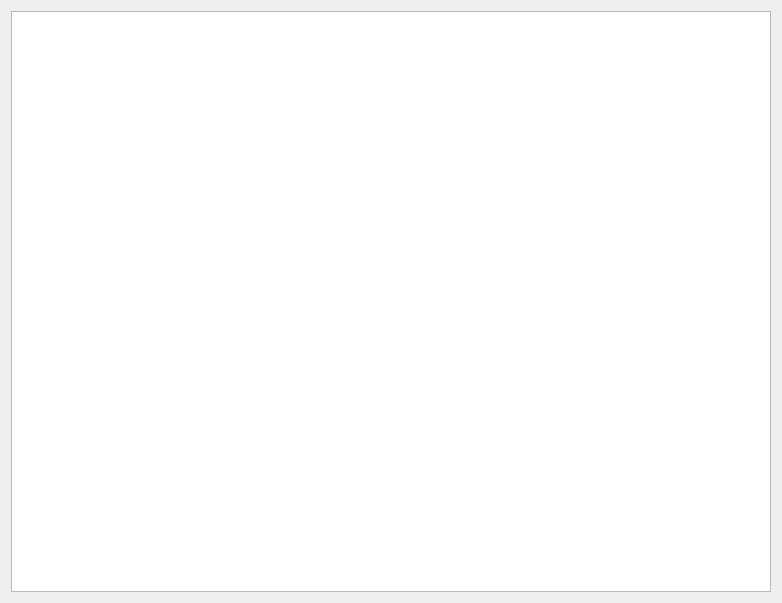
<?xml version="1.0" encoding="UTF-8"?>
<ui version="4.0">
 <class>Form</class>
 <widget class="QWidget" name="Form">
  <property name="geometry">
   <rect>
    <x>0</x>
    <y>0</y>
    <width>782</width>
    <height>603</height>
   </rect>
  </property>
  <property name="windowTitle">
   <string>Form</string>
  </property>
  <layout class="QGridLayout" name="gridLayout">
   <item row="0" column="0">
    <widget class="QTableWidget" name="tableWidget"/>
   </item>
  </layout>
 </widget>
 <resources/>
 <connections/>
</ui>
